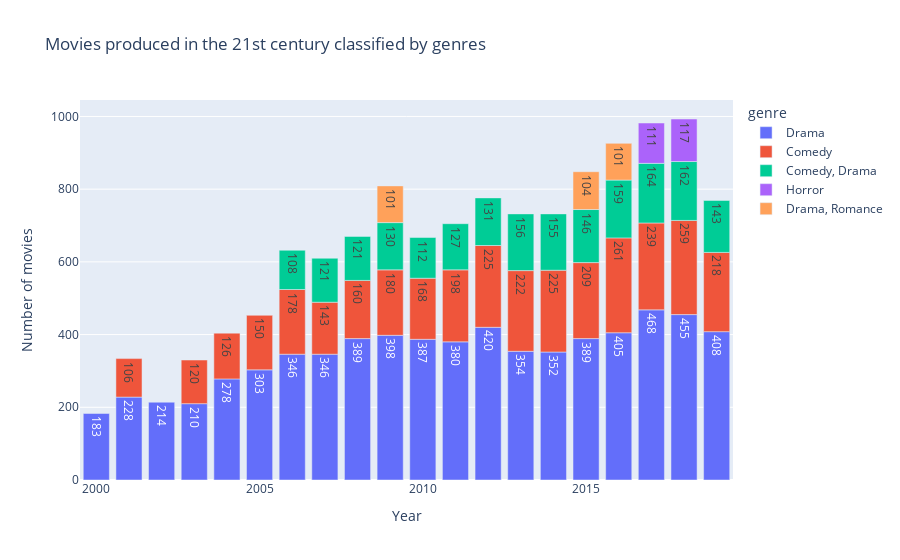

Notebook code for this chart:
### Code cell
detailed_genres_bar = px.bar(years_df, 
                             x ='year', 
                             y = 'number_of_movies', 
                             color = 'genre', 
                             title='Movies produced in the 21st century classified by genres', 
                             text = 'number_of_movies',
                             labels = dict(year = 'Year', number_of_movies = 'Number of movies')
                             )
detailed_genres_bar.show()

### Figure 1 — Plotly figure (JSON) as saved in the notebook; plotly's stock layout.template omitted (floating-point values rounded to 4 significant figures)
{"data": [{"alignmentgroup": "True", "hovertemplate": "genre=Drama<br>Year=%{x}<br>Number of movies=%{text}<extra></extra>", "legendgroup": "Drama", "marker": {"color": "#636efa"}, "name": "Drama", "offsetgroup": "Drama", "orientation": "v", "showlegend": true, "text": [468, 455, 420, 408, 405, 398, 389, 389, 387, 380, 354, 352, 346, 346, 303, 278, 228, 214, 210, 183], "textposition": "auto", "type": "bar", "x": [2017, 2018, 2012, 2019, 2016, 2009, 2008, 2015, 2010, 2011, 2013, 2014, 2007, 2006, 2005, 2004, 2001, 2002, 2003, 2000], "xaxis": "x", "y": [468, 455, 420, 408, 405, 398, 389, 389, 387, 380, 354, 352, 346, 346, 303, 278, 228, 214, 210, 183], "yaxis": "y"}, {"alignmentgroup": "True", "hovertemplate": "genre=Comedy<br>Year=%{x}<br>Number of movies=%{text}<extra></extra>", "legendgroup": "Comedy", "marker": {"color": "#EF553B"}, "name": "Comedy", "offsetgroup": "Comedy", "orientation": "v", "showlegend": true, "text": [261, 259, 239, 225, 225, 222, 218, 209, 198, 180, 178, 168, 160, 150, 143, 126, 120, 106], "textposition": "auto", "type": "bar", "x": [2016, 2018, 2017, 2012, 2014, 2013, 2019, 2015, 2011, 2009, 2006, 2010, 2008, 2005, 2007, 2004, 2003, 2001], "xaxis": "x", "y": [261, 259, 239, 225, 225, 222, 218, 209, 198, 180, 178, 168, 160, 150, 143, 126, 120, 106], "yaxis": "y"}, {"alignmentgroup": "True", "hovertemplate": "genre=Comedy, Drama<br>Year=%{x}<br>Number of movies=%{text}<extra></extra>", "legendgroup": "Comedy, Drama", "marker": {"color": "#00cc96"}, "name": "Comedy, Drama", "offsetgroup": "Comedy, Drama", "orientation": "v", "showlegend": true, "text": [164, 162, 159, 156, 155, 146, 143, 131, 130, 127, 121, 121, 112, 108], "textposition": "auto", "type": "bar", "x": [2017, 2018, 2016, 2013, 2014, 2015, 2019, 2012, 2009, 2011, 2008, 2007, 2010, 2006], "xaxis": "x", "y": [164, 162, 159, 156, 155, 146, 143, 131, 130, 127, 121, 121, 112, 108], "yaxis": "y"}, {"alignmentgroup": "True", "hovertemplate": "genre=Horror<br>Year=%{x}<br>Number of movies=%{text}<extra></extra>", "legendgroup": "Horror", "marker": {"color": "#ab63fa"}, "name": "Horror", "offsetgroup": "Horror", "orientation": "v", "showlegend": true, "text": [117, 111], "textposition": "auto", "type": "bar", "x": [2018, 2017], "xaxis": "x", "y": [117, 111], "yaxis": "y"}, {"alignmentgroup": "True", "hovertemplate": "genre=Drama, Romance<br>Year=%{x}<br>Number of movies=%{text}<extra></extra>", "legendgroup": "Drama, Romance", "marker": {"color": "#FFA15A"}, "name": "Drama, Romance", "offsetgroup": "Drama, Romance", "orientation": "v", "showlegend": true, "text": [104, 101, 101], "textposition": "auto", "type": "bar", "x": [2015, 2016, 2009], "xaxis": "x", "y": [104, 101, 101], "yaxis": "y"}], "layout": {"autosize": true, "barmode": "relative", "legend": {"title": {"text": "genre"}, "tracegroupgap": 0}, "title": {"text": "Movies produced in the 21st century classified by genres"}, "xaxis": {"anchor": "y", "autorange": true, "domain": [0, 1], "range": [2000.0, 2020.0], "title": {"text": "Year"}, "type": "linear"}, "yaxis": {"anchor": "x", "autorange": true, "domain": [0, 1], "range": [0, 1045.0], "title": {"text": "Number of movies"}, "type": "linear"}}}
